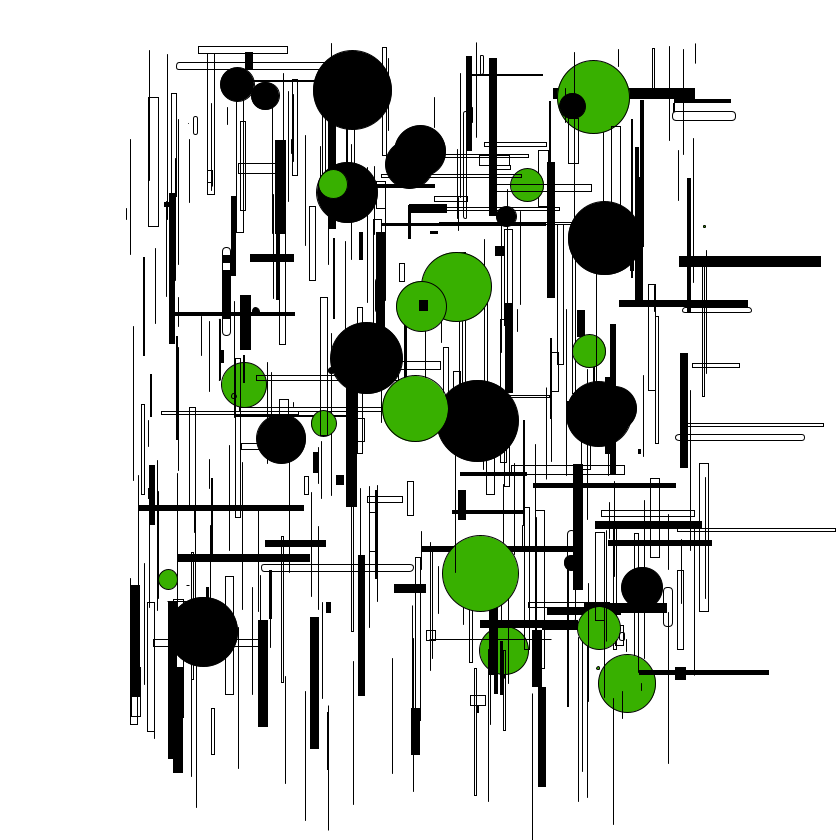
Frame 1 (no input)
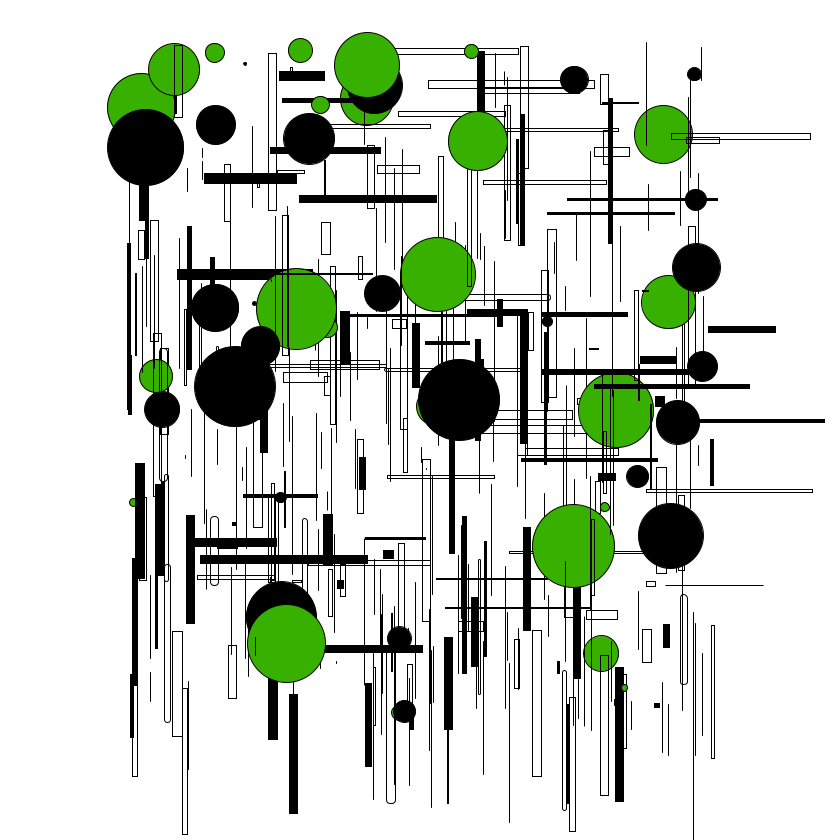
Frame 2 (the mouse pressed at the canvas centre, redrawn once)

The Processing sketch that drew these frames (run headless with seeded random() and noise(); the mouse was pressed at the canvas centre and the sketch redrawn once):

// Processing sketch: schematic002
// ── schematic002.pde
//yellow, orange, pink, purple, blue, green
color[] palette = {#FFBE0B,#FB5607,#FF006E,#8338EC,#3A86FF,#38B000};
int w = 840;
int h = 840;
int step = 0;
int maxSteps = 42*10;
float x;
float y;
int radius=0;
float choice;
float orientation;

void settings(){
  size(w,h);
}

void setup() {
  frameRate(1);
  fill(#000000);
  noLoop();
}


void draw() {
  background(#FFFFFF);
  while(step<maxSteps){ 
    x=random(42*3,w-42*3);
    y=random(42,h-42*3);
    shape(x,y);
  }
  System.out.println("done!");
  step=0;
  save("structure.png");
}

void shape(float x, float y){
  choice=random(42*2);
     fill(#000000);
 if (choice<42){
    //draw rectangle
    if (choice<42/10){radius=4;}
    if (choice<42-16.8){noFill();}
    orientation=random(42);
    if (orientation<42/3){rect(x,y,random(42*4),random(42/4),radius);}   
    else {rect(x,y,random(42/4),random(42*4),radius);} 
    radius=0;
  }
  else if (choice<42*1.8){
    //draw line
    if (choice<37.8) {line(x,y,x+random(42*6),y);}
    else {line(x,y,x,y+random(42*4));}
  }
  else{
    //draw circle
    if (choice>80) {fill(#38B000);}
    circle(x,y,random(42*2));
  }
  step++;
}
